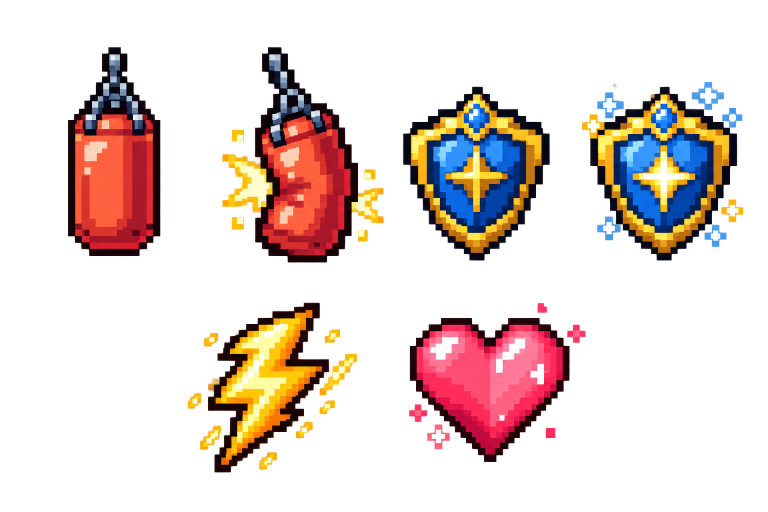
#> input picture assets/training/user_sheet/original.png, 1536 x 1024 px (shown at 1/2 size)
$ python generate_training_user_v31088.py
#> lines starting #> are read from the running program, lines starting #| are printed output that depends on the picture
from pathlib import Path
from PIL import Image, ImageDraw
import json
R=Path(__file__).resolve().parents[1];D=R/'assets/training/user_sheet'
source=Image.open(D/'original.png').convert('RGBA')
#> source is the input picture: PIL image 1536x1024 RGBA; mean R, G, B, A 41, 24.9, 19.6, 62.5
# Measured bounds; paired frames share the same chain/shield anchor and scale.
specs=[('SACK_IDLE',(4,88,452,536),0),('SACK_HIT',(326,88,774,536),0),('SHIELD_IDLE',(762,152,1146,536),1),('SHIELD_SUCCESS',(1134,152,1518,536),1),('BOLT',(356,595,740,979),2),('HEART',(796,593,1180,977),3)]
frames=[]
for name,box,group in specs:
 im=source.crop(box)
 # Crop bag idle narrowly: the right edge otherwise includes hit particles.
 if name=='SACK_IDLE':
  a=im.getchannel('A');a.paste(0,(324,0,448,448));im.putalpha(a)
 im=im.resize((48,48),Image.Resampling.NEAREST)
 frames.append(im)
#> this loop made 6 passes
#> pass 1, `im=source.crop(box)`:
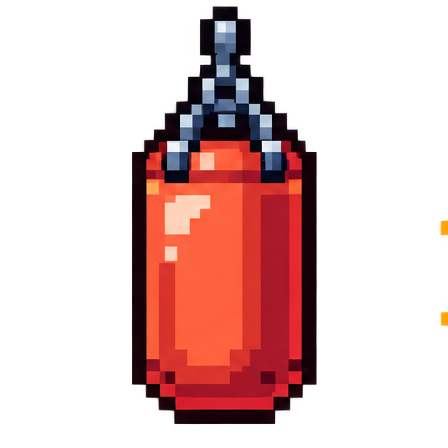
#> im: PIL image 448x448 RGBA; mean R, G, B, A 47.1, 17, 15.5, 75.2; transparent parts drawn white
#> pass 1, `a = im.getchannel('A')`:
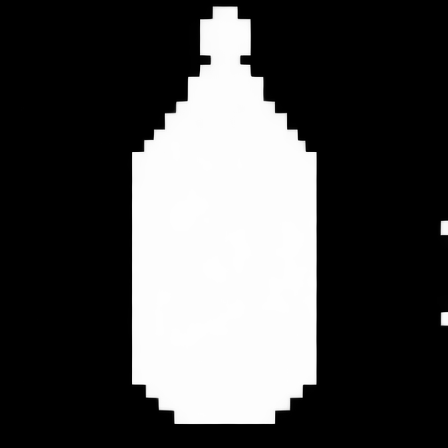
#> a: PIL image 448x448 L; min 0, max 254, mean 75.2
#> after the loop:
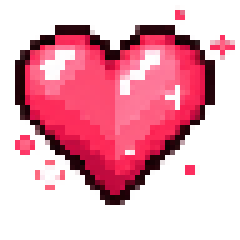
#> im: PIL image 48x48 RGBA (shown 5 times larger); mean R, G, B, A 96, 29.3, 44.1, 113.1; transparent parts drawn white
#> after the loop, frames = 6 items
pals=[]
for g in range(4):
 vis=[(r,gc,b) for im,sp in zip(frames,specs) if sp[2]==g for r,gc,b,a in im.getdata() if a>=96]
 strip=Image.new('RGB',(len(vis),1));strip.putdata(vis)
 raw=strip.quantize(colors=15,method=Image.Quantize.MEDIANCUT).getpalette()[:45]
 pals.append([tuple(raw[j:j+3]) for j in range(0,45,3)])
#> after the loop, pals = 4 items
text=['#pragma once','#include <stdint.h>','// User sheet, 48x48, 4bpp: 0 transparent, 1..15 palette.','enum TrainingArtId { ART_SACK_IDLE, ART_SACK_HIT, ART_SHIELD_IDLE, ART_SHIELD_SUCCESS, ART_BOLT, ART_HEART, ART_COUNT };','static const uint8_t TRAINING_ART_GROUP[ART_COUNT] = {0,0,1,1,2,3};','static const uint16_t TRAINING_ART_PAL[4][16] = {']
for p in pals:text.append('{0,'+','.join(hex(((r>>3)<<11)|((g>>2)<<5)|(b>>3)) for r,g,b in p)+'},')
#> this loop made 4 passes
#> after the loop, text = 10 items
text+=['};','static const uint8_t TRAINING_ART_PX[ART_COUNT][1152] = {']
preview=Image.new('RGB',(864,344),'#e5eaf2');draw=ImageDraw.Draw(preview)
#> after `preview = Image.new('RGB', (864, 344), '#e5eaf2')`:
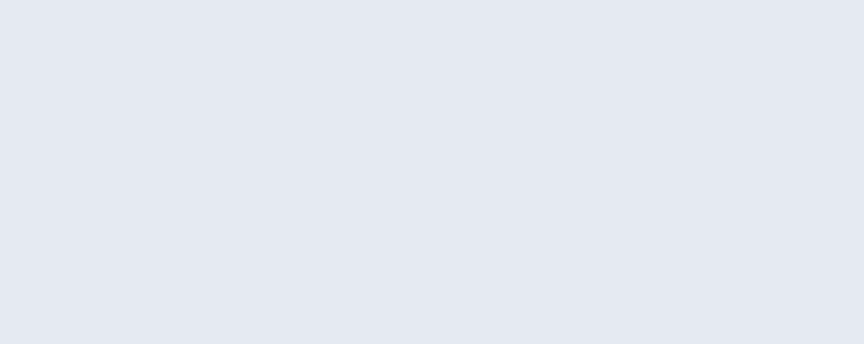
#> preview: PIL image 864x344 RGB; mean R, G, B 229, 234, 242
for i,(im,(name,box,g)) in enumerate(zip(frames,specs)):
 pal=pals[g];idx=[]
 for r,gc,b,a in im.getdata():
  idx.append(0 if a<96 else 1+min(range(15),key=lambda k:sum((a-b)**2 for a,b in zip((r,gc,b),pal[k]))))
 data=[idx[j]|idx[j+1]<<4 for j in range(0,2304,2)]
 text.append('{ // '+name);text.extend(','.join(hex(x) for x in data[j:j+24])+',' for j in range(0,1152,24));text.append('},')
 out=Image.new('RGBA',(48,48));out.putdata([(0,0,0,0) if not k else (*pal[k-1],255) for k in idx]);out.save(D/(name.lower()+'_48.png'))
 for row,bg in [(0,'#e5eaf2'),(1,'#182030')]:
  x=i*144;y=row*172;draw.rectangle((x,y,x+143,y+171),fill=bg)
  big=out.resize((144,144),Image.Resampling.NEAREST);preview.paste(big,(x,y),big);draw.text((x+4,y+148),name,fill='black' if row==0 else 'white')
#> this loop made 6 passes
#> (name, box, g) on passes 1 to 6: ('SACK_IDLE', (4, 88, 452, 536), 0), ('SACK_HIT', (326, 88, 774, 536), 0), ('SHIELD_IDLE', (762, 152, 1146, 536), 1), ('SHIELD_SUCCESS', (1134, 152, 1518, 536), 1), ('BOLT', (356, 595, 740, 979), 2), ('HEART', (796, 593, 1180, 977), 3)
#> pass 1, `out = Image.new('RGBA', (48, 48))`:
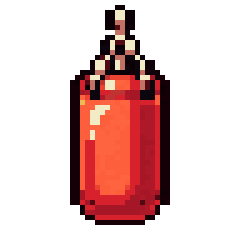
#> saved as sack_idle_48.png: PIL image 48x48 RGBA (shown 5 times larger); mean R, G, B, A 46.2, 15.4, 14, 75.8; transparent parts drawn white
#> pass 2, `out = Image.new('RGBA', (48, 48))`:
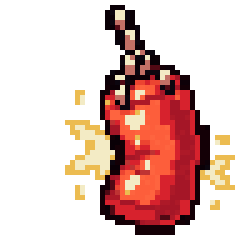
#> saved as sack_hit_48.png: PIL image 48x48 RGBA (shown 5 times larger); mean R, G, B, A 58.9, 26.7, 21.3, 90.1; transparent parts drawn white
#> after the loop:
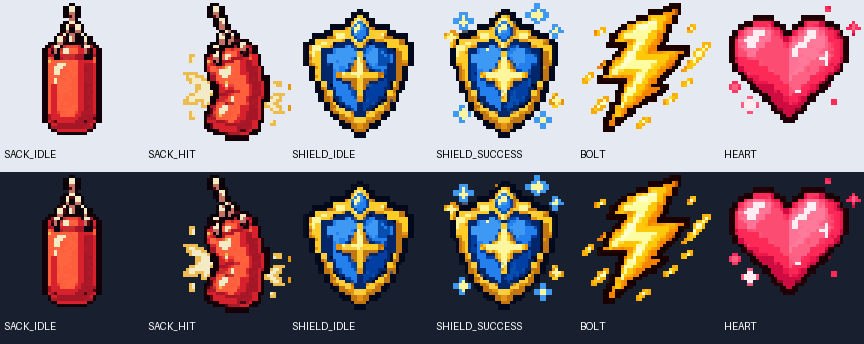
#> preview: PIL image 864x344 RGB; mean R, G, B 133.8, 119.3, 122.1
#> after the loop, text = 312 items
text+=['};'];(R/'training_art.h').write_text('\n'.join(text)+'\n')
preview.save(D/'PREVIEW_runtime.png')
(D/'manifest.json').write_text(json.dumps({'source_size':source.size,'runtime':48,'bpp':4,'palette_count':4,'runtime_bytes':6912+128+6,'alpha_threshold':96,'frames':[{'name':n,'box':b,'group':g} for n,b,g in specs]},indent=2))
# Update menu/very-small target source images from the same submitted sheet.
for dest,i in [('attack_sandbag',0),('defense_shield',2),('speed_bolt',4),('vitality_heart',5)]:
 im=Image.open(D/(specs[i][0].lower()+'_48.png'));im.save(R/'assets/training/source'/(dest+'.png'))
print('User runtime: 6 x 1152 + 4 x 32 + 6 = 7046 bytes')
